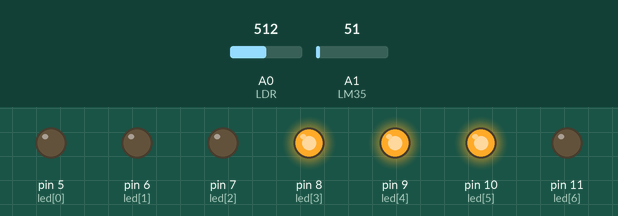
Recording of a sketch running on a simulated Arduino Uno, built with avr-gcc and run on an emulated ATmega328P. Parts: output pins drawn as LEDs (lit = HIGH). The inputs (shaded band) are chosen by the test bench; at power-on: A1 (LM35) = 51, A0 (LDR) = 512.

Above: at 1.2 s.
1.3 s: A1 (LM35) set to 56
At 2.4 s:
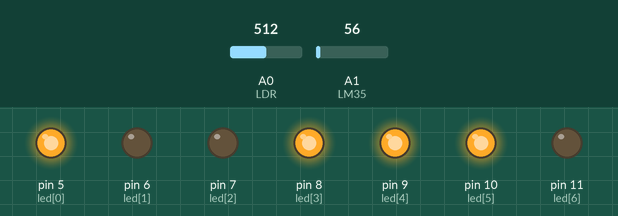
2.8 s: A0 (LDR) set to 413
4.3 s: A0 (LDR) set to 384
At 5.0 s:
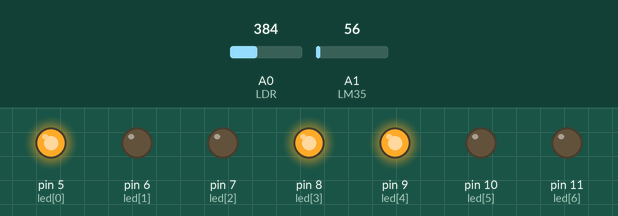
5.8 s: A1 (LM35) set to 61
At 7.0 s:
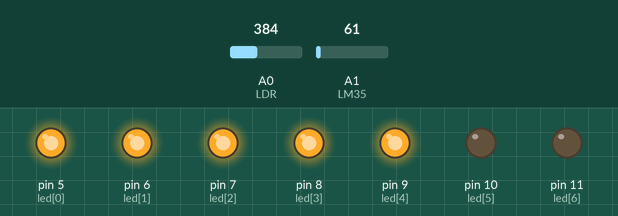
7.3 s: A0 (LDR) set to 410
At 8.5 s:
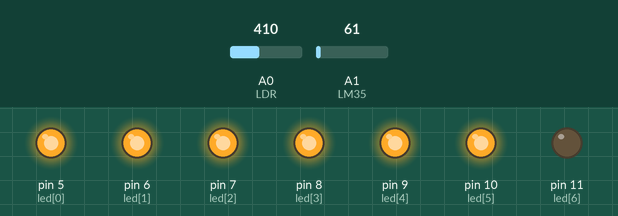
8.8 s: A0 (LDR) set to 122
At 9.7 s:
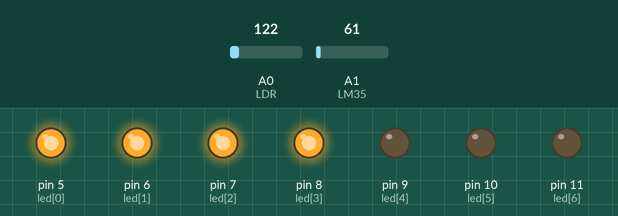
Timing chart, 0 to 11.3 s (numbered marks = the images above; inputs shaded):
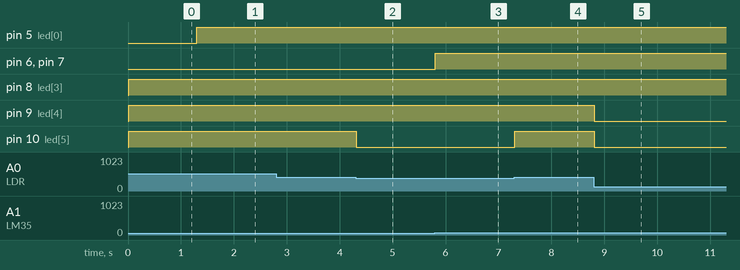

Measured:
- the behaviour switches between 55 and 56 on A1 (LM35) (found by bisection; images 0 and 1)
- the behaviour switches between 401 and 400 on A0 (LDR) (found by bisection; images 1 and 2)
- after the input at 1.3 s, pin 5 (led[0]): LOW → HIGH at once
- after the input at 2.8 s, every drawn part: stays the same
- after the input at 4.3 s, pin 10 (led[5]): HIGH → LOW at once
- after the input at 5.8 s, pin 6 (led[1]), pin 7 (led[2]): LOW → HIGH at once
- after the input at 7.3 s, pin 10 (led[5]): LOW → HIGH at once
- after the input at 8.8 s, pin 9 (led[4]), pin 10 (led[5]): HIGH → LOW at once

The sketch:

multisensor.ino
```cpp
const int LDR = A0;
const int LM35 = A1;
const int Buzzer = 2;
const int led[]={
  5,6,7,8,9,10,11
};
int ValorLDR = 0;
int ADClido = 0;
float temperatura = 0;

void setup(){
  for(int x=0; x<7; x++){
    pinMode(led[x],OUTPUT);
  }
}

void loop(){
  analogRead(LDR);
  delay(5);
  ValorLDR = analogRead(LDR);
  analogRead(LM35);
  delay(5);
  ADClido = analogRead(LM35);
  temperatura = ADClido * 0.4887585532;

  if(temperatura > 27){
    digitalWrite(led[0],HIGH);
  }
  else{
    digitalWrite(led[0],LOW);
  }
  if(temperatura > 28){
    digitalWrite(led[1], HIGH);
  }
  else{
    digitalWrite(led[1],LOW);
  }
  if(temperatura > 29){
    digitalWrite(led[2], HIGH);
  }
  else{
    digitalWrite(led[2],LOW);
  }

  if(ValorLDR > 400){
    digitalWrite(led[5], HIGH);
  }
  else{
    digitalWrite(led[5], LOW);
  }
  if(ValorLDR > 250){
    digitalWrite(led[4], HIGH);
  }
  else{
    digitalWrite(led[4], LOW);
  }
  if(ValorLDR > 100){
    digitalWrite(led[3], HIGH);
    digitalWrite(led[6], LOW);
  }
  else{
    digitalWrite(led[3], LOW);
    digitalWrite(led[6], HIGH);
  }
}
```
